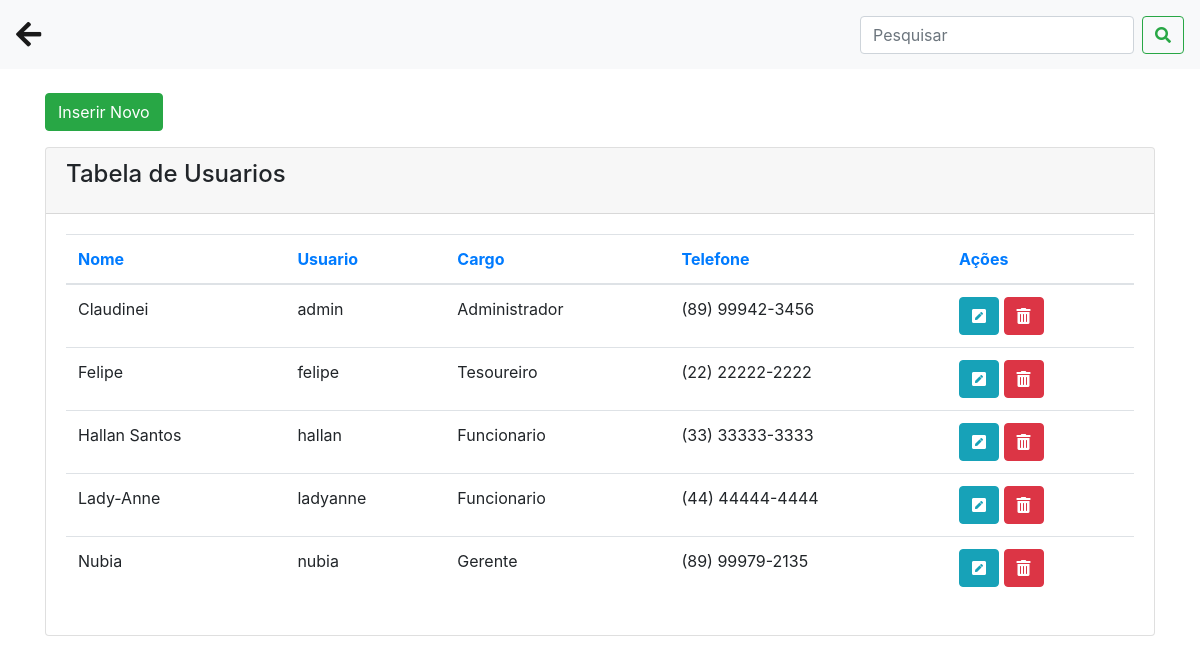
The app's page /usuarios.php with its own data.
### tables this page shows
CREATE TABLE `usuarios` (
  `id` int(11) NOT NULL AUTO_INCREMENT,
  `nome` varchar(50) NOT NULL,
  `usuario` varchar(50) NOT NULL,
  `senha` varchar(32) NOT NULL,
  `cargo` varchar(50) NOT NULL,
  `id_funcionario` int(11) NOT NULL,
  PRIMARY KEY (`id`)
);

CREATE TABLE `funcionarios` (
  `id` int(11) NOT NULL AUTO_INCREMENT,
  `nome` varchar(50) NOT NULL,
  `cpf` varchar(15) NOT NULL,
  `telefone` varchar(15) NOT NULL,
  `endereco` varchar(50) NOT NULL,
  `cargo` varchar(20) NOT NULL,
  `data` date NOT NULL,
  PRIMARY KEY (`id`)
);

### usuarios.php (the view, shortened to what this page needs)
<?php
require 'conexao.php';
?>
<!DOCTYPE html>
<html>
<head>
  <link rel="stylesheet" href="https://use.fontawesome.com/releases/v5.8.2/css/all.css">
  <link href="css/bootstrap.min.css" rel="stylesheet">
</head>
<body>
  <nav class="navbar navbar-expand-lg navbar-light bg-light">
    <a class="navbar-brand" href="painel_admin.php">
      <big><big><i class="fa fa-arrow-left"></i></big></big>
    </a>
    <div class="collapse navbar-collapse" id="conteudoNavbarSuportado">
      <form class="form-inline my-2 my-lg-0">
        <input class="form-control mr-sm-2" type="search" name="txtPesquisar" placeholder="Pesquisar" aria-label="Pesquisar">
        <button class="btn btn-outline-success my-2 my-sm-0" type="submit" name="btPesquisar"><i class="fa fa-search"></i></button>
      </form>
    </div>
  </nav>
  <div class="container">
      <br>
      <div class="row">
        <div class="col-sm-12">
          <button type="button" class="btn btn-success mb-3" data-toggle="modal" data-target="#modalExemplo">
                Inserir Novo
          </button>
        </div>
      </div>
      <div class="content">
        <div class="row">
          <div class="col-md-12">
            <div class="card">
              <div class="card-header">
                <h4 class="card-title"> Tabela de Usuarios</h4>
              </div>
              <div class="card-body">
                <div class="table-responsive">
                  <table class="table">
                    <thead class=" text-primary">
                      <th>
                        Nome
                      </th>
                      <th>
                        Usuario
                      </th>
                      <th>
                        Cargo
                      </th>
                      <th>
                        Telefone
                      </th>
                      <th>
                        Ações
                      </th>
                    </thead>
                    <tbody>
                      <?php
                        if ( isset($_GET['btPesquisar']) && $_GET['txtPesquisar'] != '' ) {
                          $nome = $_GET['txtPesquisar'].'%';
                          $query = "SELECT u.id, f.nome, u.usuario, u.senha, u.cargo, u.id_funcionario, f.telefone from usuarios as u INNER JOIN funcionarios as f ON u.id_funcionario = f.id where f.nome LIKE '$nome'  order by f.nome asc";
                        } else {
                           $query = "SELECT u.id, f.nome, u.usuario, u.senha, u.cargo, u.id_funcionario, f.telefone from usuarios as u INNER JOIN funcionarios as f ON u.id_funcionario = f.id order by f.nome asc";
                        }
                        $result = mysqli_query($conexao, $query);
                        while ($row = mysqli_fetch_assoc($result)) {
                        ?>
                          <tr>
                            <td><?php echo $row['nome']; ?></td>
                            <td><?php echo $row['usuario']; ?></td>
                            <td><?php echo $row['cargo']; ?></td>
                            <td><?php echo $row['telefone']; ?></td>
                            <td>
                              <a class="btn btn-info" href="usuarios.php?func=edita&id=<?php echo $row['id'] ?>">
                                <i class="fas fa-pen-square"></i>
                              </a>
                              <a class="btn btn-danger" href="usuarios.php?func=deleta&id=<?php echo $row['id'] ?>">
                                <i class="fas fa-trash-alt"></i>
                              </a>
                            </td>
                          </tr>
                          <?php }
                      ?>
                    </tbody>
                  </table>
                </div>
              </div>
            </div>
          </div>
        </div>
      </div>
  </div>
</body>
</html>

### records on screen
usuarios: id_funcionario.nome "Claudinei", usuario "admin", cargo "Administrador", id_funcionario.telefone "(89) 99942-3456"
usuarios: id_funcionario.nome "Felipe", usuario "felipe", cargo "Tesoureiro", id_funcionario.telefone "(22) 22222-2222"
usuarios: id_funcionario.nome "Hallan Santos", usuario "hallan", cargo "Funcionario", id_funcionario.telefone "(33) 33333-3333"
usuarios: id_funcionario.nome "Lady-Anne", usuario "ladyanne", cargo "Funcionario", id_funcionario.telefone "(44) 44444-4444"
usuarios: id_funcionario.nome "Nubia", usuario "nubia", cargo "Gerente", id_funcionario.telefone "(89) 99979-2135"
